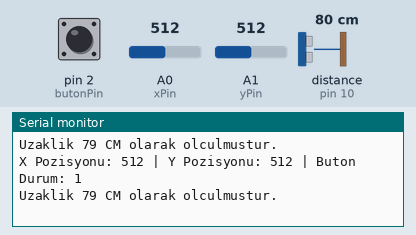
This sketch was run on a simulated Arduino Uno, built with avr-gcc and run on an emulated ATmega328P. Shown: the last lines printed to the serial monitor. Wiring (inferred from the names in the program): ultrasonic range finder: trigger pin 11; echo pin 10. The inputs (shaded band) are chosen by the test bench; at power-on: distance to the obstacle (sensor on pin 10) 80 cm, A0 (xPin) = 512, A1 (yPin) = 512, pin 2 (butonPin) HIGH. The echo pulse lasts 58.3 µs per cm.

Above: at 1.4 s.
1.5 s: distance to the obstacle (sensor on pin 10) set to 60 cm
At 2.53 s:
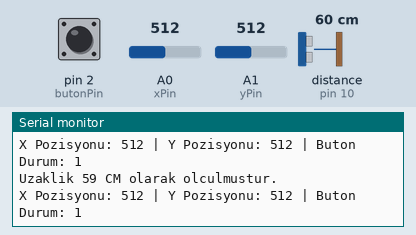
4.8 s: A0 (xPin) set to 716
At 5.4 s:
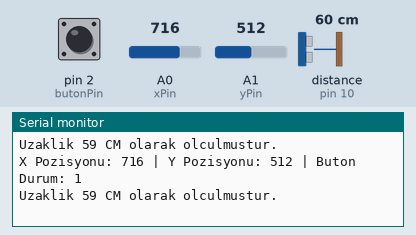
6.3 s: distance to the obstacle (sensor on pin 10) set to 2 cm
At 7.2 s:
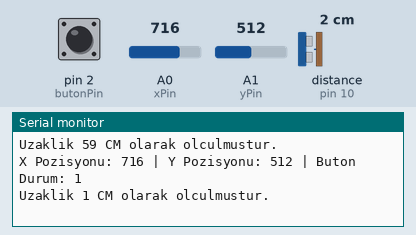
9.6 s: A1 (yPin) set to 716
At 10.2 s:
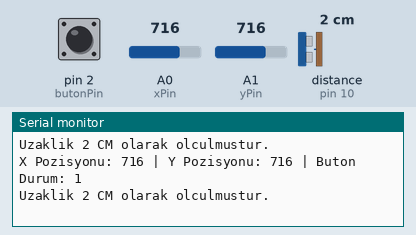
11.1 s: A0 (xPin) set to 0
At 12.0 s:
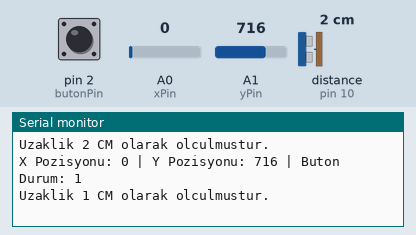
14.4 s: pin 2 (butonPin) pulled LOW for 0.75 s
Timing chart, 0 to 17.4 s (numbered marks = the images above; inputs shaded):
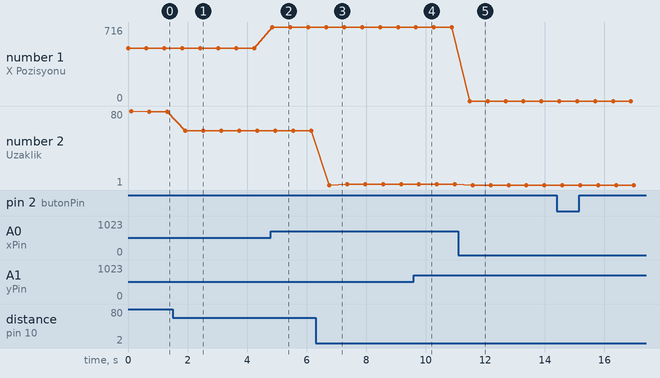

Measured:
- after the input at 1.5 s, the serial monitor: prints a new line after 0.42 s (image 1)
- after the input at 4.8 s, the serial monitor: prints a new line after 0.05 s (image 2)
- after the input at 6.3 s, the serial monitor: prints a new line after 0.46 s (image 3)
- after the input at 9.6 s, the serial monitor: prints a new line after 0.07 s (image 4)
- after the input at 11.1 s, the serial monitor: prints a new line after 0.38 s (image 5)
- plotted number 1: 512 → 716 after the input at 4.8 s, 716 → 0 after the input at 11.1 s
- plotted number 2: 79 → 59 after the input at 1.5 s, 59 → 2 after the input at 6.3 s

The sketch:

12_aruinocevrebirim.ino
```cpp
/*#include <Wire.h>
#include <Adafruit_MMA8451.h>
#include <Adafruit_Sensor.h>
*/
//joystick
int xPin = A0;
int yPin = A1;
int butonPin = 2;

int xPozisyon;
int yPozisyon;
int butonDurum;
 //--------------------
 //mesafe sensörü
 int trigPin = 11; /* Sensorun trig pini Arduinonun 6 numaralı ayağına bağlandı */
int echoPin = 10;  /* Sensorun echo pini Arduinonun 7 numaralı ayağına bağlandı */

long sure;
long uzaklik;

//---------------------
//accelometer
//Adafruit_MMA8451 mma = Adafruit_MMA8451();

void setup() {
Serial.begin(9600);
//joystick
pinMode(xPin, INPUT);
pinMode(yPin, INPUT);
pinMode(butonPin, INPUT_PULLUP);

//-------------------
//mesafe sensörü
pinMode(trigPin, OUTPUT); /* trig pini çıkış olarak ayarlandı */
  pinMode(echoPin,INPUT); /* echo pini giriş olarak ayarlandı */

  //accelometer
/*
  Serial.println("Adafruit MMA8451 test!");


  if (! mma.begin()) {
    Serial.println("Couldnt start");
    while (1);
  }
  Serial.println("MMA8451 found!");

  mma.setRange(MMA8451_RANGE_2_G);

  Serial.print("Range = "); Serial.print(2 << mma.getRange());
  Serial.println("G");

  */
}

void loop() {
xPozisyon = analogRead(xPin);
yPozisyon = analogRead(yPin);
butonDurum = digitalRead(butonPin);

Serial.print("X Pozisyonu: ");
Serial.print(xPozisyon);
Serial.print(" | Y Pozisyonu: ");
Serial.print(yPozisyon);
Serial.print(" | Buton Durum: ");
Serial.println(butonDurum);
delay(100);

//---------mesafe sensörü
digitalWrite(trigPin, LOW); /* sensör pasif hale getirildi */
  delayMicroseconds(5);
  digitalWrite(trigPin, HIGH); /* Sensore ses dalgasının üretmesi için emir verildi */
  delayMicroseconds(10);
  digitalWrite(trigPin, LOW);  /* Yeni dalgaların üretilmemesi için trig pini LOW konumuna getirildi */
  sure = pulseIn(echoPin, HIGH); /* ses dalgasının geri dönmesi için geçen sure ölçülüyor */
  uzaklik= sure /29.1/2; /* ölçülen sure uzaklığa çevriliyor */
  if(uzaklik > 200)
    uzaklik = 200;
  Serial.print("Uzaklik ");
  Serial.print(uzaklik); /* hesaplanan uzaklık bilgisayara aktarılıyor */
  Serial.println(" CM olarak olculmustur.");
  delay(500);
  //accelometer

/*
   // Read the 'raw' data in 14-bit counts
  mma.read();
  Serial.print("X:\t"); Serial.print(mma.x);
  Serial.print("\tY:\t"); Serial.print(mma.y);
  Serial.print("\tZ:\t"); Serial.print(mma.z);
  Serial.println();

  /* Get a new sensor event */
//  sensors_event_t event;
  //mma.getEvent(&event);

  /* Display the results (acceleration is measured in m/s^2) */
 /* Serial.print("X: \t"); Serial.print(event.acceleration.x); Serial.print("\t");
  Serial.print("Y: \t"); Serial.print(event.acceleration.y); Serial.print("\t");
  Serial.print("Z: \t"); Serial.print(event.acceleration.z); Serial.print("\t");
  Serial.println("m/s^2 ");

  /* Get the orientation of the sensor
  uint8_t o = mma.getOrientation();

  switch (o) {
    case MMA8451_PL_PUF:
      Serial.println("Portrait Up Front");
      break;
    case MMA8451_PL_PUB:
      Serial.println("Portrait Up Back");
      break;
    case MMA8451_PL_PDF:
      Serial.println("Portrait Down Front");
      break;
    case MMA8451_PL_PDB:
      Serial.println("Portrait Down Back");
      break;
    case MMA8451_PL_LRF:
      Serial.println("Landscape Right Front");
      break;
    case MMA8451_PL_LRB:
      Serial.println("Landscape Right Back");
      break;
    case MMA8451_PL_LLF:
      Serial.println("Landscape Left Front");
      break;
    case MMA8451_PL_LLB:
      Serial.println("Landscape Left Back");
      break;
    }
  Serial.println();
  delay(500);*/
}
```
